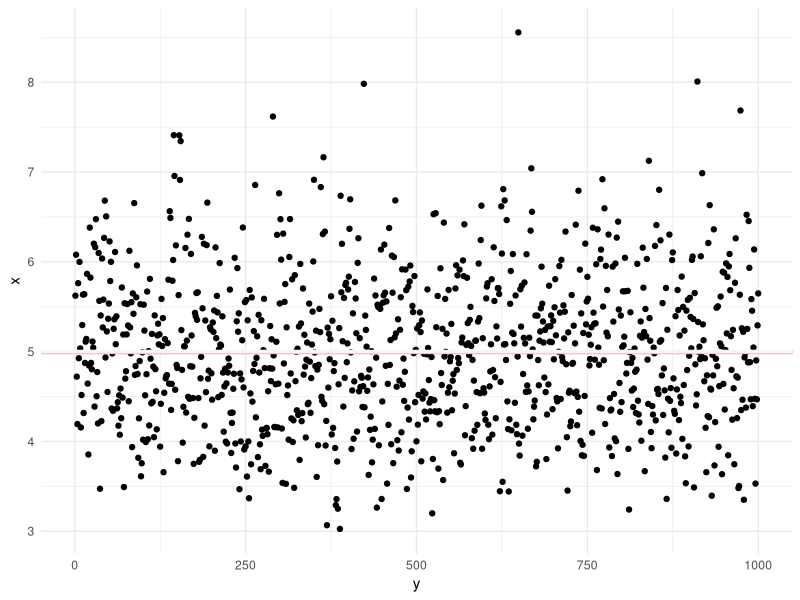

The R source for this figure:
## ---- chunk 1
knitr::opts_chunk$set(echo = TRUE)
## ---- chunk 2
packages <- c('ggplot2', 'dplyr')
sapply(packages, require, character.only = TRUE, quietly = TRUE)
## ---- chunk 3
set.seed(9)
n <- 40
lambda <- 0.2
draws <- 1000
theoreticalMean <- 1 / lambda
theoreticalSD <- 1 / lambda
## ---- chunk 4
simulations <- matrix(rexp(n * draws, lambda), nrow = draws)
str(simulations)
## ---- chunk 5
xBar <- rowMeans(simulations)
c(mean(xBar), theoreticalMean)
## ---- chunk 6
g <- ggplot(data.frame(x = xBar, y = seq_along(xBar)), aes(x = y, y = x))
g + geom_point() + geom_hline(yintercept = mean(xBar), col = "salmon", lwd = 1.3) + geom_hline(yintercept = theoreticalMean, col = "aliceblue", lwd = 1.3) + theme_minimal()
